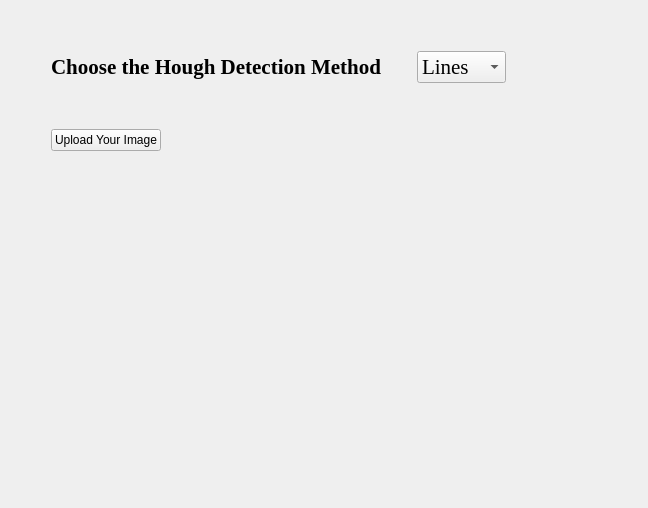
  <widget class="QWidget" name="HoughDetection">
   <attribute name="title">
    <string>Hough Detection</string>
   </attribute>
   <layout class="QGridLayout" name="gridLayout">
    <item row="0" column="0">
     <layout class="QHBoxLayout" name="horizontalLayout_3">
      <item>
       <spacer name="horizontalSpacer_3">
        <property name="orientation">
         <enum>Qt::Horizontal</enum>
        </property>
        <property name="sizeType">
         <enum>QSizePolicy::Preferred</enum>
        </property>
        <property name="sizeHint" stdset="0">
         <size>
          <width>40</width>
          <height>20</height>
         </size>
        </property>
       </spacer>
      </item>
      <item>
       <layout class="QVBoxLayout" name="verticalLayout">
        <item>
         <spacer name="verticalSpacer_6">
          <property name="orientation">
           <enum>Qt::Vertical</enum>
          </property>
          <property name="sizeType">
           <enum>QSizePolicy::Preferred</enum>
          </property>
          <property name="sizeHint" stdset="0">
           <size>
            <width>20</width>
            <height>40</height>
           </size>
          </property>
         </spacer>
        </item>
        <item>
         <layout class="QHBoxLayout" name="horizontalLayout_2">
          <item>
           <widget class="QLabel" name="label_houghDetectionMethod">
            <property name="font">
             <font>
              <family>Georgia</family>
              <pointsize>16</pointsize>
              <bold>true</bold>
             </font>
            </property>
            <property name="text">
             <string>Choose the Hough Detection Method</string>
            </property>
            <property name="alignment">
             <set>Qt::AlignCenter</set>
            </property>
           </widget>
          </item>
          <item>
           <spacer name="horizontalSpacer_2">
            <property name="orientation">
             <enum>Qt::Horizontal</enum>
            </property>
            <property name="sizeType">
             <enum>QSizePolicy::Preferred</enum>
            </property>
            <property name="sizeHint" stdset="0">
             <size>
              <width>30</width>
              <height>20</height>
             </size>
            </property>
           </spacer>
          </item>
          <item>
           <widget class="QComboBox" name="comboBox_houghDetectionMethod">
            <property name="font">
             <font>
              <family>Georgia</family>
              <pointsize>16</pointsize>
              <italic>false</italic>
              <bold>false</bold>
             </font>
            </property>
            <item>
             <property name="text">
              <string>Lines</string>
             </property>
            </item>
            <item>
             <property name="text">
              <string>Circles</string>
             </property>
            </item>
            <item>
             <property name="text">
              <string>Ellipse</string>
             </property>
            </item>
           </widget>
          </item>
          <item>
           <spacer name="horizontalSpacer_7">
            <property name="orientation">
             <enum>Qt::Horizontal</enum>
            </property>
            <property name="sizeHint" stdset="0">
             <size>
              <width>40</width>
              <height>20</height>
             </size>
            </property>
           </spacer>
          </item>
         </layout>
        </item>
        <item>
         <spacer name="verticalSpacer_4">
          <property name="orientation">
           <enum>Qt::Vertical</enum>
          </property>
          <property name="sizeType">
           <enum>QSizePolicy::Preferred</enum>
          </property>
          <property name="sizeHint" stdset="0">
           <size>
            <width>20</width>
            <height>40</height>
           </size>
          </property>
         </spacer>
        </item>
        <item>
         <layout class="QHBoxLayout" name="horizontalLayout_4">
          <item>
           <widget class="QPushButton" name="pushButton_browseImage_HoughDetection">
            <property name="text">
             <string>Upload Your Image</string>
            </property>
           </widget>
          </item>
          <item>
           <spacer name="horizontalSpacer_5">
            <property name="orientation">
             <enum>Qt::Horizontal</enum>
            </property>
            <property name="sizeHint" stdset="0">
             <size>
              <width>40</width>
              <height>20</height>
             </size>
            </property>
           </spacer>
          </item>
         </layout>
        </item>
        <item>
         <layout class="QHBoxLayout" name="horizontalLayout">
          <item>
           <widget class="GraphicsLayoutWidget" name="graphics_beforeHoughDetection" native="true">
            <property name="sizePolicy">
             <sizepolicy hsizetype="Preferred" vsizetype="Expanding">
              <horstretch>0</horstretch>
              <verstretch>0</verstretch>
             </sizepolicy>
            </property>
            <property name="minimumSize">
             <size>
              <width>250</width>
              <height>300</height>
             </size>
            </property>
            <property name="maximumSize">
             <size>
              <width>16777215</width>
              <height>500</height>
             </size>
            </property>
           </widget>
          </item>
          <item>
           <spacer name="horizontalSpacer">
            <property name="orientation">
             <enum>Qt::Horizontal</enum>
            </property>
            <property name="sizeType">
             <enum>QSizePolicy::Fixed</enum>
            </property>
            <property name="sizeHint" stdset="0">
             <size>
              <width>40</width>
              <height>20</height>
             </size>
            </property>
           </spacer>
          </item>
          <item>
           <widget class="GraphicsLayoutWidget" name="graphics_afterHoughDetection" native="true">
            <property name="sizePolicy">
             <sizepolicy hsizetype="Preferred" vsizetype="Expanding">
              <horstretch>0</horstretch>
              <verstretch>0</verstretch>
             </sizepolicy>
            </property>
            <property name="minimumSize">
             <size>
              <width>250</width>
              <height>300</height>
             </size>
            </property>
            <property name="maximumSize">
             <size>
              <width>16777215</width>
              <height>500</height>
             </size>
            </property>
           </widget>
          </item>
         </layout>
        </item>
        <item>
         <spacer name="verticalSpacer_5">
          <property name="orientation">
           <enum>Qt::Vertical</enum>
          </property>
          <property name="sizeType">
           <enum>QSizePolicy::Preferred</enum>
          </property>
          <property name="sizeHint" stdset="0">
           <size>
            <width>20</width>
            <height>40</height>
           </size>
          </property>
         </spacer>
        </item>
       </layout>
      </item>
      <item>
       <spacer name="horizontalSpacer_4">
        <property name="orientation">
         <enum>Qt::Horizontal</enum>
        </property>
        <property name="sizeType">
         <enum>QSizePolicy::Preferred</enum>
        </property>
        <property name="sizeHint" stdset="0">
         <size>
          <width>40</width>
          <height>20</height>
         </size>
        </property>
       </spacer>
      </item>
     </layout>
    </item>
   </layout>
  </widget>
